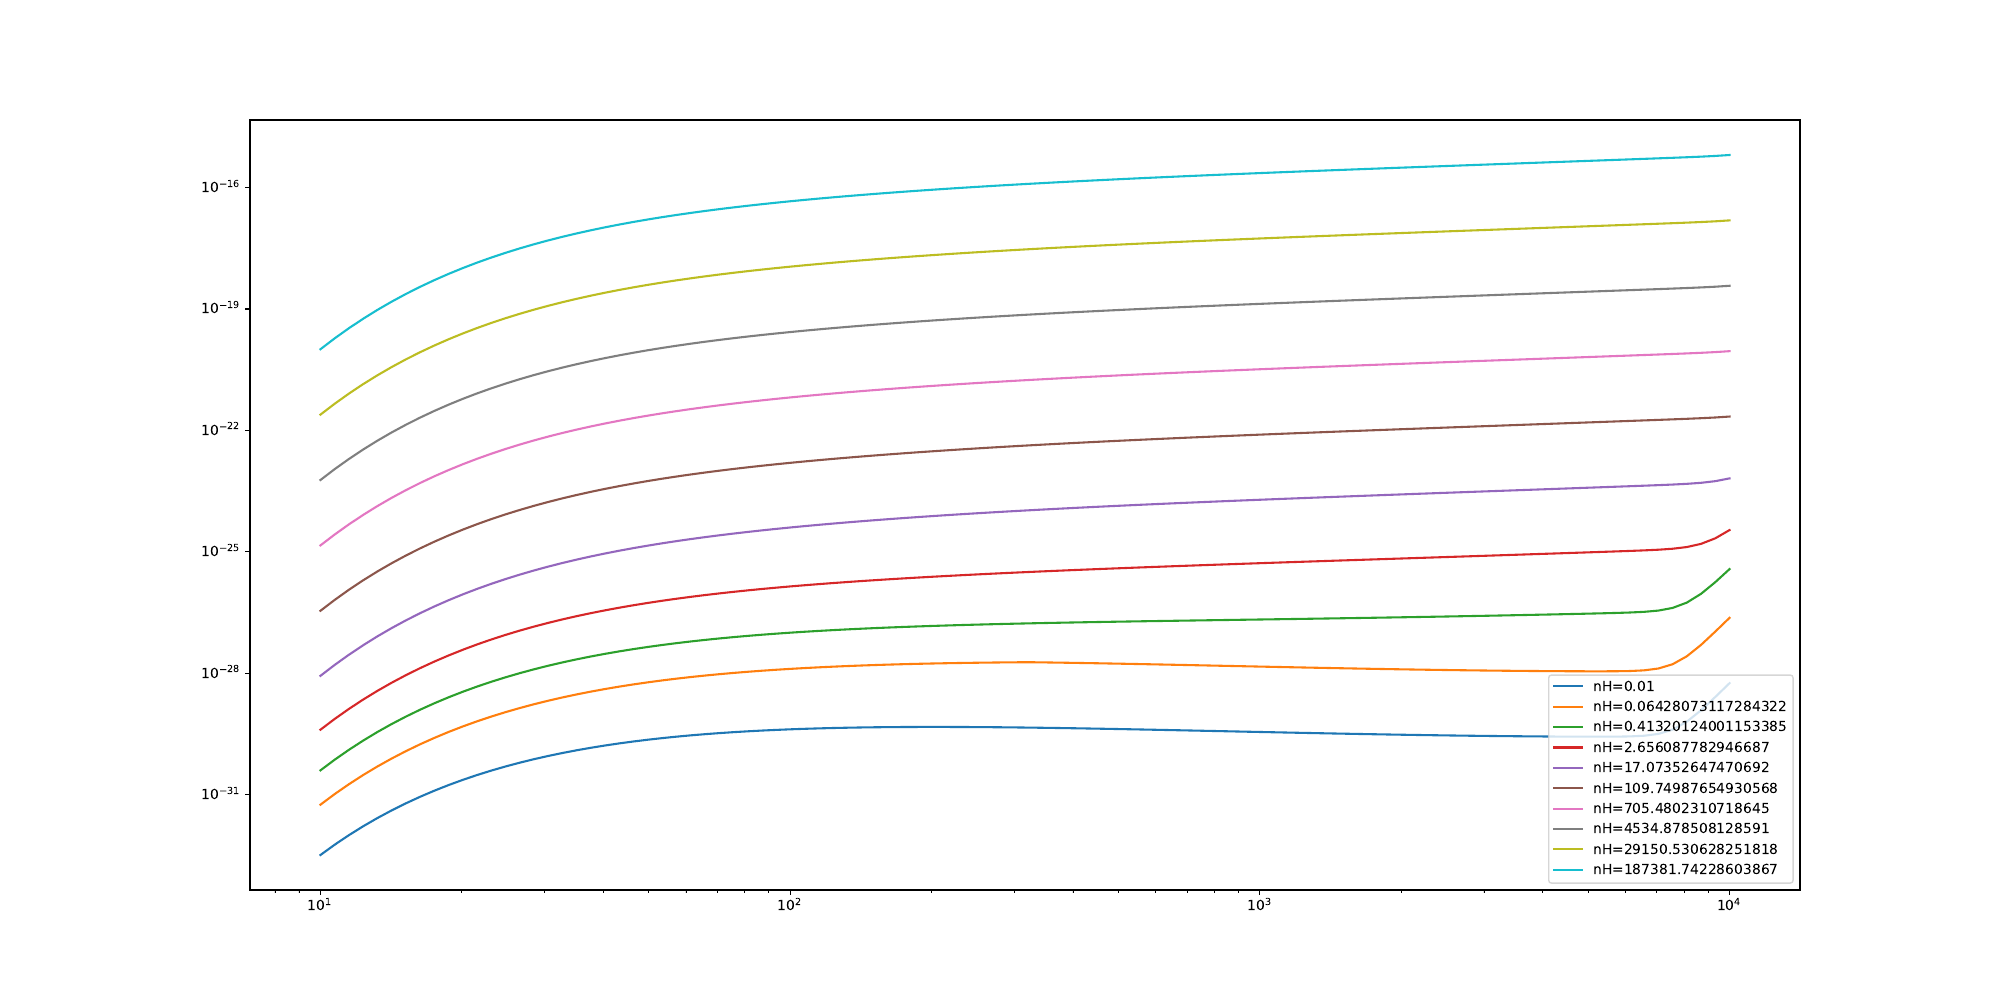

The script that saved this image:
import numpy as np
import matplotlib.pyplot as plt

#G0 = 1./1.7
G0 = 0.0
Low_T_array = np.logspace(  1, 4, 100 )
#High_T_array = np.logspace(  4.1, 7, 100 )
nH_array = np.logspace( -2, 6, 100 )
Color = ['#1f77b4', '#ff7f0e', '#2ca02c', '#d62728', '#9467bd', '#8c564b', '#e377c2', '#7f7f7f', '#bcbd22', '#17becf']


def Cooling_high( nH, x, T ):
    logT = np.log10(T)
    if (logT < 4.0):
        Cooling = 0.1343 * logT ** 3 - 1.3906 * logT ** 2 + 5.1554 * logT - 31.967
    elif (logT < 4.25):
        Cooling = 12.64 * logT - 75.56
    elif (logT < 4.35):
        Cooling = -0.3 * logT - 20.565
    elif (logT < 4.9):
        Cooling = 1.745 * logT - 29.463
    elif (logT < 5.4):
        Cooling = -20.9125
    elif (logT < 5.9):
        Cooling = -1.795 * logT - 11.219
    elif (logT < 6.2):
        Cooling = - 21.8095
    elif (logT < 6.7):
        Cooling = -1.261 * logT -13.991
    else:
        Cooling = -22.44

    return -1.0*10.0**(Cooling)

def Cooling_low( nH, x, T ):

    param = G0 * np.sqrt(T) / (nH*x)
    bet = 0.74/(T**0.068)
    
    Cooling_CII   = 92.0 * 1.38E-16 * 2.0 * (( 2.8E-7 * ( T/100.0 ) ** -0.5 ) * x + 8e-10 * (T/100.0)** 0.07)* 3.5e-4 * 0.4 * np.exp(-92.0/ T)
    Cooling_O     = 1e-26 * np.sqrt(T) * ( 24.0 * np.exp( -228.0 / T) + 7.0 * np.exp( -326.0 / T ) ) * 4.5E-4
    Cooling_H     = 7.3E-19 * x * np.exp( -118400./ T )
    Cooling_CII_M = 6.2e4 * 1.38e-16 * 1.0 * ( 2.3e-8 * ( T / 10000.0 ) ** -0.5 * x + 1e-12 ) * np.exp( -6.2e4 / T) * 3.5e-4 * 0.4

    #if ( T < 1e4 ):
    Cooling_O_M = 2.3e4 * 1.38e-16 / 3.0 * ( 5.1e-9 * ( T/10000.) ** 0.57 * x + 1e-12) * np.exp(-2.3e4/T)
    Cooling_O_M = Cooling_O_M + 4.9e4 * 1.38e-16 / 3.0 * ( 2.5e-9 * (T/10000.)**(0.57) * x + 1e-12) * np.exp(-4.9e4/T)
    Cooling_O_M = Cooling_O_M + 2.6e4 * 1.38e-16 * 1.0 * ( 5.2e-9 * (T/10000.)**(0.57) * x + 1e-12) * np.exp(-2.6e4/T)
    #else:
    #    Cooling_O_M = 2.3e4 * 1.38e-16 / 3.0 * ( 5.1e-9 * (T/10000.) ** 0.17 * x + 1e-12) * np.exp(-2.3e4/T)
    #    Cooling_O_M = Cooling_O_M + 4.9e4 * 1.38e-16 / 3.0  * ( 2.5e-9 * (T/10000.) ** 0.13 * x + 1e-12) * np.exp(-4.9e4/T)
    #    Cooling_O_M = Cooling_O_M + 2.6e4 * 1.38e-16 * 1.0  * ( 5.2e-9 * (T/10000.) ** 0.15 * x + 1e-12) * np.exp(-2.6e4/T)
    
    Cooling_O_M = Cooling_O_M * 4.5e-4
    Cooling_Rec = 4.65E-30* ( T**0.94 )*( param ** bet ) * x
    return nH ** 2 * (Cooling_CII  + Cooling_H  + Cooling_O  + Cooling_CII_M +  Cooling_CII_M + Cooling_Rec)

def Heating( nH, x, T ):
    param = G0 * np.sqrt(T) / ( nH * x )
    epsilon = 4.9E-2 / (1.0 + (param/1925.)**0.73) + 3.7E-2 * (T/1e4)**0.7 / (1. + (param/5e3) )
    return 1e-24 * epsilon * G0 * nH

Total_Cooling_high = []
Total_Cooling_low = []
Total_Heating = []

for nH in nH_array:
    #for T in T_array:
        ne = 2.4e-3 * ( (Low_T_array/100.0) ** 0.25) / 0.5
        x_ana = ne / nH
        x_ana = np.where( x_ana < 0.1, x_ana, 0.1 )
        x_ana = np.where( x_ana > 1.4e-4, x_ana, 1.4e-4 )
        x = x_ana
        #if ( T > 10035 ):
        #    Total_Cooling.append( Cooling_high( nH, x, T ) )
        #    Total_Heating.append(0.0)
        #else:
        Total_Cooling_low.append( Cooling_low( nH, x, Low_T_array ) )
        Total_Heating.append( Heating( nH, x, Low_T_array ) )
        
#for nH in nH_array:
#    for T in High_T_array:
#        Total_Cooling_high.append( Cooling_high( nH, x, T ) )


plt.figure( figsize=(20, 10) )
for i in range( 0, 100, 10 ):
    #plt.loglog( High_T_array, np.fabs(Total_Cooling_high[ i*100 : (i+1)*100]), Color[int(i/10)] )
    plt.loglog( Low_T_array, Total_Cooling_low[i], Color[int(i/10)], label='nH=' + str(nH_array[i]) )
    plt.loglog( Low_T_array, Total_Heating[i], Color[int(i/10)], linestyle='--', linewidth=2 )
plt.legend()
plt.savefig('ramses_cooling_function.pdf', dpi=600)
